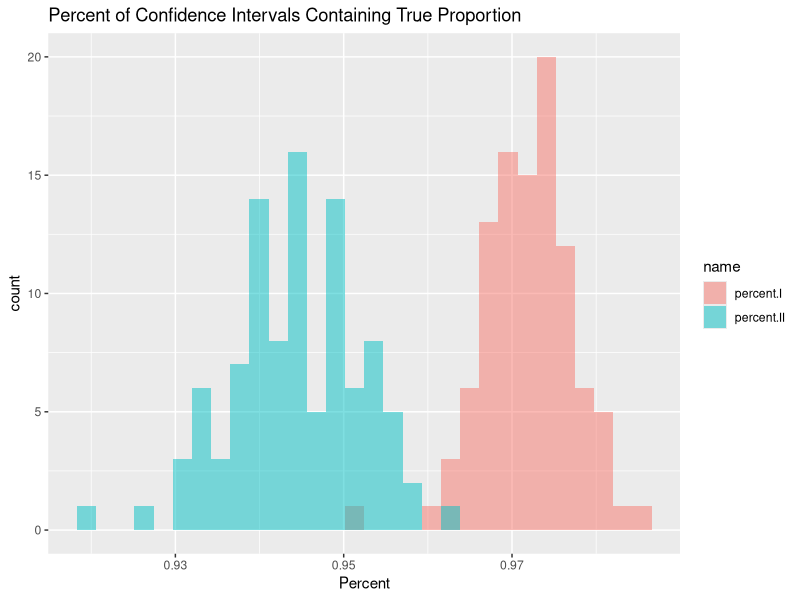

Generate this figure with R:
# When determining the confidence interval for a population proportion, one 
# calculates:
# P(|phat - p|<eps) = 2 pnorm(eps*sqrt(n)/sqrt(p*(1-p))) - 1
# However, p is unknown. We could either substitute p*(1-p) with 1/4 (the worst 
# case scenario) or let p=phat. We call the former type I, and the latter type 
# II. We show that the former yields a confidence interval that captures the 
# true proportion at least 95% of the time, while the latter does not.

library(tidyverse)
set.seed(314)

typeI <- function(n, p, p.hat, conf) {
  eps <- qnorm((conf+1)/2)/(2*sqrt(n))
  list(p.hat - eps, p.hat + eps)
}

typeII <- function(n, p, p.hat, conf) {
  eps <- qnorm((conf+1)/2)*sqrt(p.hat*(1-p.hat))/(sqrt(n))
  list(p.hat - eps, p.hat + eps)
}

in.interval <- function(intervals, p) {
  intervals[[1]] < p & p < intervals[[2]]
}

run_test <- function(n, p, conf, reps) {
  Sn <- rbinom(reps, n, p)
  p.hat <- Sn/n
  boundsI <- typeI(n, p, p.hat, conf)
  boundsII <- typeII(n, p, p.hat, conf)
  p.inI <- mean(in.interval(boundsI, p))
  p.inII <- mean(in.interval(boundsII, p))
  c(p.inI, p.inII)
}

n <- 64
p <- 0.3
conf <- .95
reps <- 1000
num.tests <- 100
results <- replicate(num.tests, run_test(n, p, conf, reps))
results <- data.frame(percent.I = results[1,], percent.II = results[2,])

results %>%
  pivot_longer(cols=c(percent.I,percent.II)) %>% 
  ggplot(aes(value)) +
  geom_histogram(aes(fill=name), alpha=.5, position="identity", bins=30) +
  ggtitle("Percent of Confidence Intervals Containing True Proportion") +
  xlab("Percent")